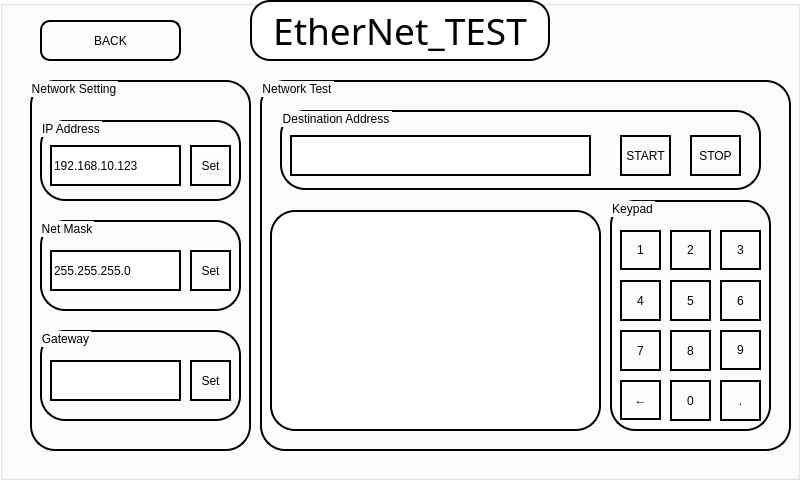
<?xml version="1.0" encoding="UTF-8"?>
<ui version="4.0">
 <class>Eth_test</class>
 <widget class="QWidget" name="Eth_test">
  <property name="geometry">
   <rect>
    <x>0</x>
    <y>0</y>
    <width>800</width>
    <height>480</height>
   </rect>
  </property>
  <property name="windowTitle">
   <string>Eth_test</string>
  </property>
  <widget class="QGroupBox" name="groupBox">
   <property name="geometry">
    <rect>
     <x>0</x>
     <y>0</y>
     <width>800</width>
     <height>480</height>
    </rect>
   </property>
   <property name="styleSheet">
    <string notr="true">QGroupBox#groupBox{
background-color : white;
}</string>
   </property>
   <property name="title">
    <string/>
   </property>
   <widget class="QLabel" name="Title">
    <property name="geometry">
     <rect>
      <x>250</x>
      <y>0</y>
      <width>300</width>
      <height>61</height>
     </rect>
    </property>
    <property name="font">
     <font>
      <family>Agency FB</family>
      <pointsize>28</pointsize>
     </font>
    </property>
    <property name="styleSheet">
     <string notr="true">

border : 2px solid;
border-color : black;
background-color : white; border-radius: 20px</string>
    </property>
    <property name="text">
     <string>EtherNet_TEST</string>
    </property>
    <property name="alignment">
     <set>Qt::AlignCenter</set>
    </property>
   </widget>
   <widget class="QGroupBox" name="Network_group">
    <property name="geometry">
     <rect>
      <x>30</x>
      <y>80</y>
      <width>221</width>
      <height>371</height>
     </rect>
    </property>
    <property name="styleSheet">
     <string notr="true">font: 16pt &quot;Agency FB&quot;;

border : 2px solid;
border-radius : 25px;</string>
    </property>
    <property name="title">
     <string>Network Setting</string>
    </property>
    <widget class="QGroupBox" name="IP_BOX">
     <property name="geometry">
      <rect>
       <x>10</x>
       <y>40</y>
       <width>201</width>
       <height>81</height>
      </rect>
     </property>
     <property name="title">
      <string>IP Address</string>
     </property>
     <widget class="QLineEdit" name="IP_LE">
      <property name="geometry">
       <rect>
        <x>10</x>
        <y>25</y>
        <width>131</width>
        <height>41</height>
       </rect>
      </property>
      <property name="text">
       <string>192.168.10.123</string>
      </property>
     </widget>
     <widget class="QPushButton" name="IP_Set">
      <property name="geometry">
       <rect>
        <x>150</x>
        <y>25</y>
        <width>41</width>
        <height>41</height>
       </rect>
      </property>
      <property name="styleSheet">
       <string notr="true">QPushButton:pressed{
background-color: rgb(223, 223, 223);
}</string>
      </property>
      <property name="text">
       <string>Set</string>
      </property>
     </widget>
    </widget>
    <widget class="QGroupBox" name="Net_Mask_Box">
     <property name="geometry">
      <rect>
       <x>10</x>
       <y>140</y>
       <width>201</width>
       <height>91</height>
      </rect>
     </property>
     <property name="title">
      <string>Net Mask</string>
     </property>
     <widget class="QPushButton" name="NM_Set">
      <property name="geometry">
       <rect>
        <x>150</x>
        <y>30</y>
        <width>41</width>
        <height>41</height>
       </rect>
      </property>
      <property name="styleSheet">
       <string notr="true">QPushButton:pressed{
background-color: rgb(223, 223, 223);
}</string>
      </property>
      <property name="text">
       <string>Set</string>
      </property>
     </widget>
     <widget class="QLineEdit" name="NM_LE">
      <property name="geometry">
       <rect>
        <x>10</x>
        <y>30</y>
        <width>131</width>
        <height>41</height>
       </rect>
      </property>
      <property name="text">
       <string>255.255.255.0</string>
      </property>
     </widget>
    </widget>
    <widget class="QGroupBox" name="GW_Group">
     <property name="geometry">
      <rect>
       <x>10</x>
       <y>250</y>
       <width>201</width>
       <height>91</height>
      </rect>
     </property>
     <property name="title">
      <string>Gateway</string>
     </property>
     <widget class="QPushButton" name="GW_Set">
      <property name="geometry">
       <rect>
        <x>150</x>
        <y>30</y>
        <width>41</width>
        <height>41</height>
       </rect>
      </property>
      <property name="styleSheet">
       <string notr="true">QPushButton:pressed{
background-color: rgb(223, 223, 223);
}</string>
      </property>
      <property name="text">
       <string>Set</string>
      </property>
     </widget>
     <widget class="QLineEdit" name="GW_LE">
      <property name="geometry">
       <rect>
        <x>10</x>
        <y>30</y>
        <width>131</width>
        <height>41</height>
       </rect>
      </property>
     </widget>
    </widget>
   </widget>
   <widget class="QGroupBox" name="groupBox_3">
    <property name="geometry">
     <rect>
      <x>260</x>
      <y>80</y>
      <width>531</width>
      <height>371</height>
     </rect>
    </property>
    <property name="styleSheet">
     <string notr="true">font: 16pt &quot;Agency FB&quot;;

border : 2px solid;
border-radius : 25px;</string>
    </property>
    <property name="title">
     <string>Network Test</string>
    </property>
    <widget class="QGroupBox" name="DT_Addr">
     <property name="geometry">
      <rect>
       <x>20</x>
       <y>30</y>
       <width>481</width>
       <height>80</height>
      </rect>
     </property>
     <property name="title">
      <string>Destination Address</string>
     </property>
     <widget class="QPushButton" name="DA_Start">
      <property name="geometry">
       <rect>
        <x>340</x>
        <y>25</y>
        <width>51</width>
        <height>41</height>
       </rect>
      </property>
      <property name="styleSheet">
       <string notr="true">QPushButton:pressed{
background-color: rgb(223, 223, 223);
}</string>
      </property>
      <property name="text">
       <string>START</string>
      </property>
     </widget>
     <widget class="QLineEdit" name="DA_lE">
      <property name="geometry">
       <rect>
        <x>10</x>
        <y>25</y>
        <width>301</width>
        <height>41</height>
       </rect>
      </property>
     </widget>
     <widget class="QPushButton" name="DA_Stop">
      <property name="geometry">
       <rect>
        <x>410</x>
        <y>25</y>
        <width>51</width>
        <height>41</height>
       </rect>
      </property>
      <property name="styleSheet">
       <string notr="true">QPushButton:pressed{
background-color: rgb(223, 223, 223);
}</string>
      </property>
      <property name="text">
       <string>STOP</string>
      </property>
     </widget>
    </widget>
    <widget class="QGroupBox" name="groupBox_8">
     <property name="geometry">
      <rect>
       <x>350</x>
       <y>120</y>
       <width>161</width>
       <height>231</height>
      </rect>
     </property>
     <property name="styleSheet">
      <string notr="true">QPushButton:pressed{
background-color: rgb(223, 223, 223);
}</string>
     </property>
     <property name="title">
      <string>Keypad</string>
     </property>
     <widget class="QPushButton" name="key_back">
      <property name="geometry">
       <rect>
        <x>10</x>
        <y>180</y>
        <width>41</width>
        <height>40</height>
       </rect>
      </property>
      <property name="styleSheet">
       <string notr="true"/>
      </property>
      <property name="text">
       <string>←</string>
      </property>
      <attribute name="buttonGroup">
       <string notr="true">buttonGroup</string>
      </attribute>
     </widget>
     <widget class="QPushButton" name="key_9">
      <property name="geometry">
       <rect>
        <x>110</x>
        <y>130</y>
        <width>41</width>
        <height>40</height>
       </rect>
      </property>
      <property name="styleSheet">
       <string notr="true">QPushButton:pressed{
background-color: rgb(223, 223, 223);
}</string>
      </property>
      <property name="text">
       <string>9</string>
      </property>
      <attribute name="buttonGroup">
       <string notr="true">buttonGroup</string>
      </attribute>
     </widget>
     <widget class="QPushButton" name="key_1">
      <property name="geometry">
       <rect>
        <x>10</x>
        <y>30</y>
        <width>41</width>
        <height>40</height>
       </rect>
      </property>
      <property name="styleSheet">
       <string notr="true">QPushButton:pressed{
background-color: rgb(223, 223, 223);
}</string>
      </property>
      <property name="text">
       <string>1</string>
      </property>
      <attribute name="buttonGroup">
       <string notr="true">buttonGroup</string>
      </attribute>
     </widget>
     <widget class="QPushButton" name="key_2">
      <property name="geometry">
       <rect>
        <x>60</x>
        <y>30</y>
        <width>41</width>
        <height>40</height>
       </rect>
      </property>
      <property name="styleSheet">
       <string notr="true">QPushButton:pressed{
background-color: rgb(223, 223, 223);
}</string>
      </property>
      <property name="text">
       <string>2</string>
      </property>
      <attribute name="buttonGroup">
       <string notr="true">buttonGroup</string>
      </attribute>
     </widget>
     <widget class="QPushButton" name="key_3">
      <property name="geometry">
       <rect>
        <x>110</x>
        <y>30</y>
        <width>41</width>
        <height>40</height>
       </rect>
      </property>
      <property name="styleSheet">
       <string notr="true">QPushButton:pressed{
background-color: rgb(223, 223, 223);
}</string>
      </property>
      <property name="text">
       <string>3</string>
      </property>
      <attribute name="buttonGroup">
       <string notr="true">buttonGroup</string>
      </attribute>
     </widget>
     <widget class="QPushButton" name="key_7">
      <property name="geometry">
       <rect>
        <x>10</x>
        <y>130</y>
        <width>41</width>
        <height>41</height>
       </rect>
      </property>
      <property name="styleSheet">
       <string notr="true">QPushButton:pressed{
background-color: rgb(223, 223, 223);
}</string>
      </property>
      <property name="text">
       <string>7</string>
      </property>
      <attribute name="buttonGroup">
       <string notr="true">buttonGroup</string>
      </attribute>
     </widget>
     <widget class="QPushButton" name="key_8">
      <property name="geometry">
       <rect>
        <x>60</x>
        <y>130</y>
        <width>41</width>
        <height>41</height>
       </rect>
      </property>
      <property name="styleSheet">
       <string notr="true">QPushButton:pressed{
background-color: rgb(223, 223, 223);
}</string>
      </property>
      <property name="text">
       <string>8</string>
      </property>
      <attribute name="buttonGroup">
       <string notr="true">buttonGroup</string>
      </attribute>
     </widget>
     <widget class="QPushButton" name="key_4">
      <property name="geometry">
       <rect>
        <x>10</x>
        <y>80</y>
        <width>41</width>
        <height>41</height>
       </rect>
      </property>
      <property name="styleSheet">
       <string notr="true">QPushButton:pressed{
background-color: rgb(223, 223, 223);
}</string>
      </property>
      <property name="text">
       <string>4</string>
      </property>
      <attribute name="buttonGroup">
       <string notr="true">buttonGroup</string>
      </attribute>
     </widget>
     <widget class="QPushButton" name="key_5">
      <property name="geometry">
       <rect>
        <x>60</x>
        <y>80</y>
        <width>41</width>
        <height>41</height>
       </rect>
      </property>
      <property name="styleSheet">
       <string notr="true">QPushButton:pressed{
background-color: rgb(223, 223, 223);
}</string>
      </property>
      <property name="text">
       <string>5</string>
      </property>
      <attribute name="buttonGroup">
       <string notr="true">buttonGroup</string>
      </attribute>
     </widget>
     <widget class="QPushButton" name="key_6">
      <property name="geometry">
       <rect>
        <x>110</x>
        <y>80</y>
        <width>41</width>
        <height>41</height>
       </rect>
      </property>
      <property name="styleSheet">
       <string notr="true">QPushButton:pressed{
background-color: rgb(223, 223, 223);
}</string>
      </property>
      <property name="text">
       <string>6</string>
      </property>
      <attribute name="buttonGroup">
       <string notr="true">buttonGroup</string>
      </attribute>
     </widget>
     <widget class="QPushButton" name="key_0">
      <property name="geometry">
       <rect>
        <x>60</x>
        <y>180</y>
        <width>41</width>
        <height>41</height>
       </rect>
      </property>
      <property name="styleSheet">
       <string notr="true">QPushButton:pressed{
background-color: rgb(223, 223, 223);
}</string>
      </property>
      <property name="text">
       <string>0</string>
      </property>
      <attribute name="buttonGroup">
       <string notr="true">buttonGroup</string>
      </attribute>
     </widget>
     <widget class="QPushButton" name="key_point">
      <property name="geometry">
       <rect>
        <x>110</x>
        <y>180</y>
        <width>41</width>
        <height>41</height>
       </rect>
      </property>
      <property name="styleSheet">
       <string notr="true">QPushButton:pressed{
background-color: rgb(223, 223, 223);
}</string>
      </property>
      <property name="text">
       <string>.</string>
      </property>
      <attribute name="buttonGroup">
       <string notr="true">buttonGroup</string>
      </attribute>
     </widget>
    </widget>
    <widget class="QListWidget" name="Output">
     <property name="geometry">
      <rect>
       <x>10</x>
       <y>130</y>
       <width>331</width>
       <height>221</height>
      </rect>
     </property>
     <property name="font">
      <font>
       <family>Agency FB</family>
       <pointsize>-1</pointsize>
       <weight>50</weight>
       <italic>false</italic>
       <bold>false</bold>
      </font>
     </property>
     <property name="styleSheet">
      <string notr="true">
font-size : 12px;
background-color : white;</string>
     </property>
    </widget>
   </widget>
   <widget class="QPushButton" name="pushButton">
    <property name="geometry">
     <rect>
      <x>40</x>
      <y>20</y>
      <width>141</width>
      <height>41</height>
     </rect>
    </property>
    <property name="styleSheet">
     <string notr="true">QPushButton{
font: 16pt &quot;Agency FB&quot;;
border : 2px solid;
border-radius : 10;

}

QPushButton:pressed{

background-color: rgb(223, 223, 223);

}</string>
    </property>
    <property name="text">
     <string>BACK</string>
    </property>
   </widget>
   <zorder>Title</zorder>
   <zorder>Network_group</zorder>
   <zorder>groupBox_3</zorder>
   <zorder>IP_BOX</zorder>
   <zorder>pushButton</zorder>
  </widget>
 </widget>
 <layoutdefault spacing="6" margin="11"/>
 <resources/>
 <connections/>
 <buttongroups>
  <buttongroup name="buttonGroup"/>
 </buttongroups>
</ui>
